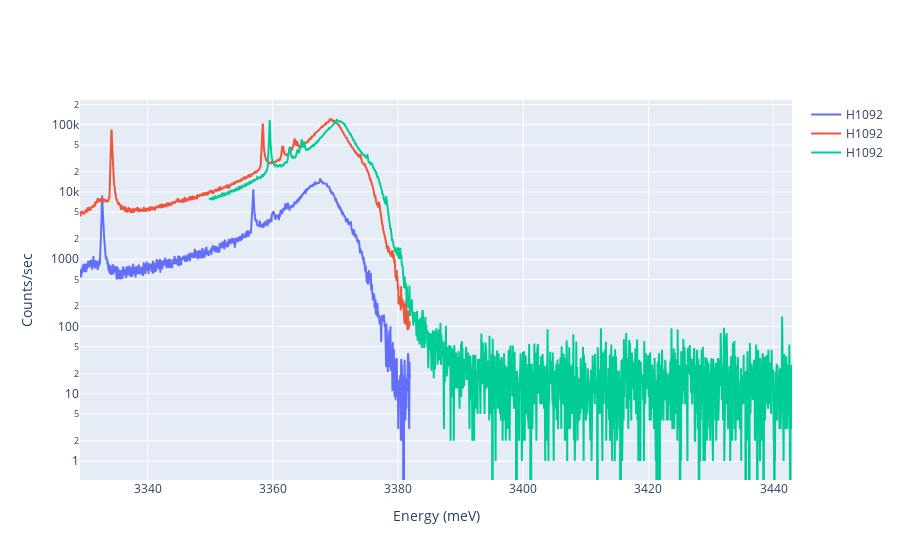

The notebook cell this image was saved under:
### Code cell
import numpy as np
import matplotlib.pyplot as plt
import pandas as pd
import plotly.express as px
import plotly.graph_objects as go

#E = hc/lambda in eV calculations
h = 6.6261*10**(-34) # m^2kg/s
c = 2.9979*10**8 # m/s
eV = 1.6022*10**(-19) # J
Conversion = h*c/eV

FileNames = [0]*3
for i in range(len(FileNames)):
    if i <= 5:
        string = '202007100%.0f' %(i+3)
    else:
        string = '20200709%.0f' %(i+4)
    FileNames[i] = [string]
    print(FileNames[i])

fig = go.Figure()

for j in range(len(FileNames)):
    
    
    Wavelength, Count = np.genfromtxt(FileNames[j][0], delimiter="\t", unpack = True, skip_header=4)
    EnergyEV = [0]*len(Wavelength)
    
    Wavelength = Wavelength*10**(-9)*1.000289
    EnergyEV = Conversion/Wavelength*1000
    
    # Add traces
    fig.add_trace(go.Scatter(x=EnergyEV, y=Count,
                    mode='lines',
                    #name='%.0f' %j, 
                            name = 'H1092'))

fig['layout']['xaxis'].update(title='Energy (meV)', autorange=True)
fig['layout']['yaxis'].update(title='Counts/sec', autorange=True)
fig.update_layout(showlegend=True,  yaxis_type="log")
fig.show()

### Figure 1 — Plotly figure (JSON) as saved in the notebook; plotly's stock layout.template omitted (floating-point values rounded to 4 significant figures; data arrays with more than 128 entries replaced by an {"elided": "..."} marker saying what was removed)
{"data": [{"mode": "lines", "name": "H1092", "type": "scatter", "x": {"elided": "1161 float values"}, "y": {"elided": "1161 int values"}}, {"mode": "lines", "name": "H1092", "type": "scatter", "x": {"elided": "1161 float values"}, "y": {"elided": "1161 int values"}}, {"mode": "lines", "name": "H1092", "type": "scatter", "x": {"elided": "2001 float values"}, "y": {"elided": "2001 int values"}}], "layout": {"showlegend": true, "xaxis": {"autorange": true, "title": {"text": "Energy (meV)"}}, "yaxis": {"autorange": true, "title": {"text": "Counts/sec"}, "type": "log"}}}
